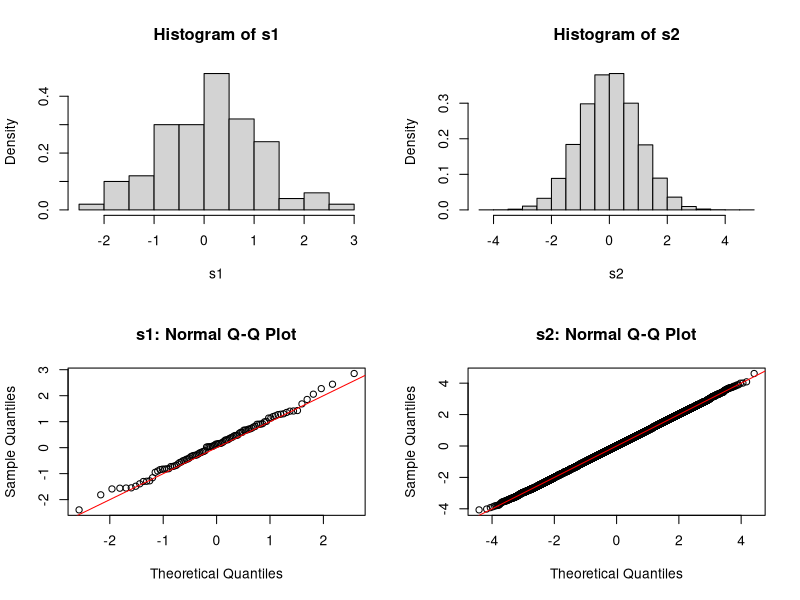
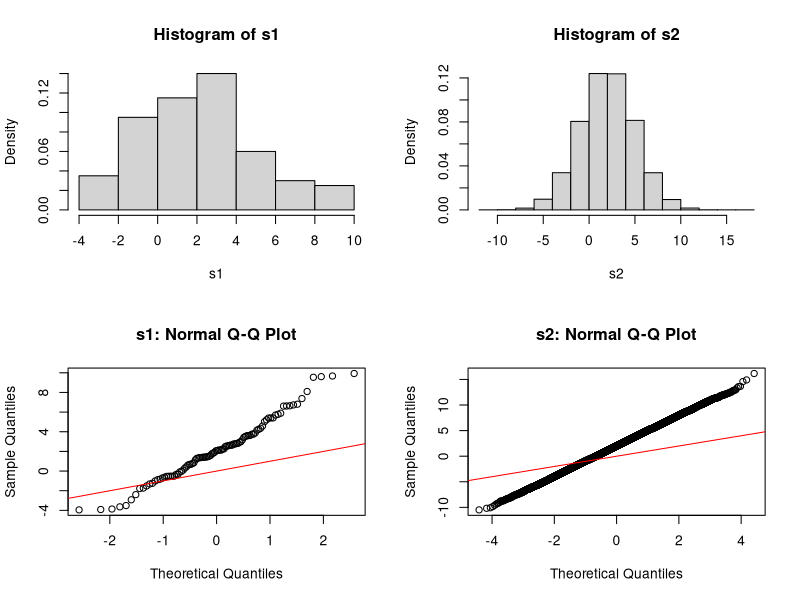
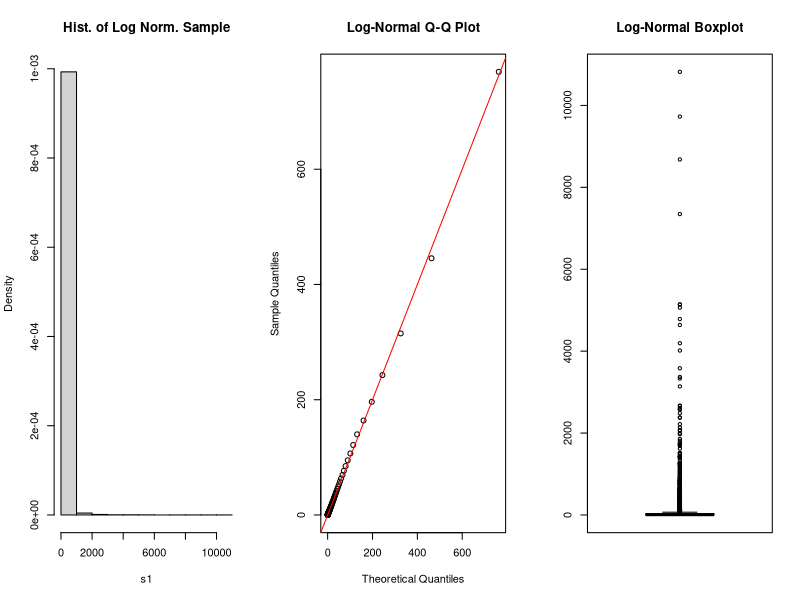
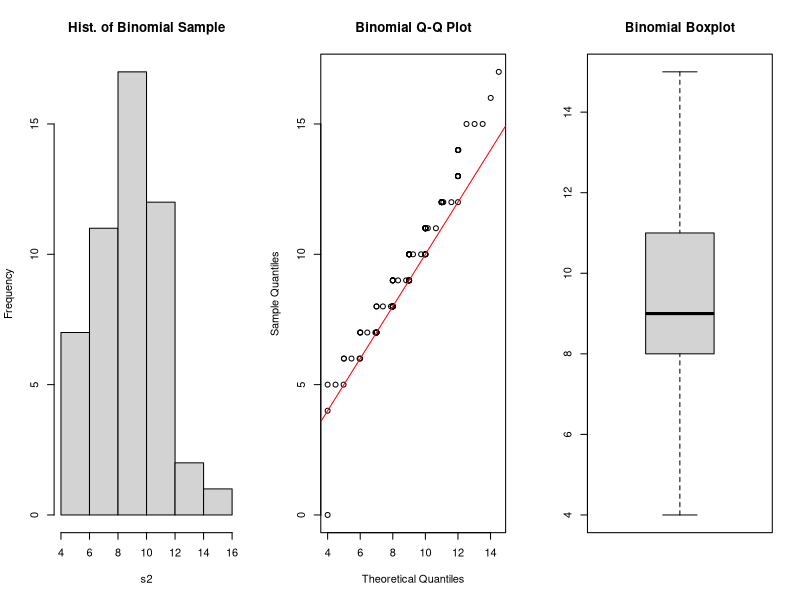
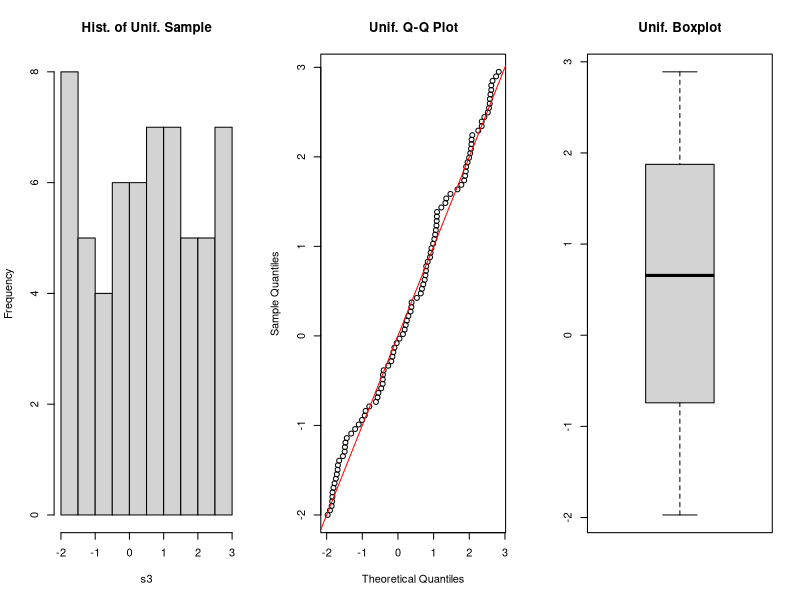
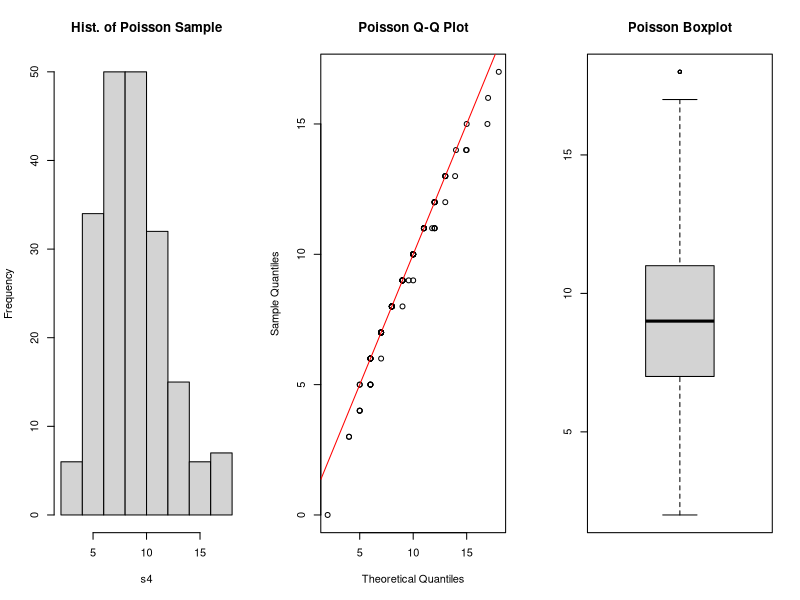
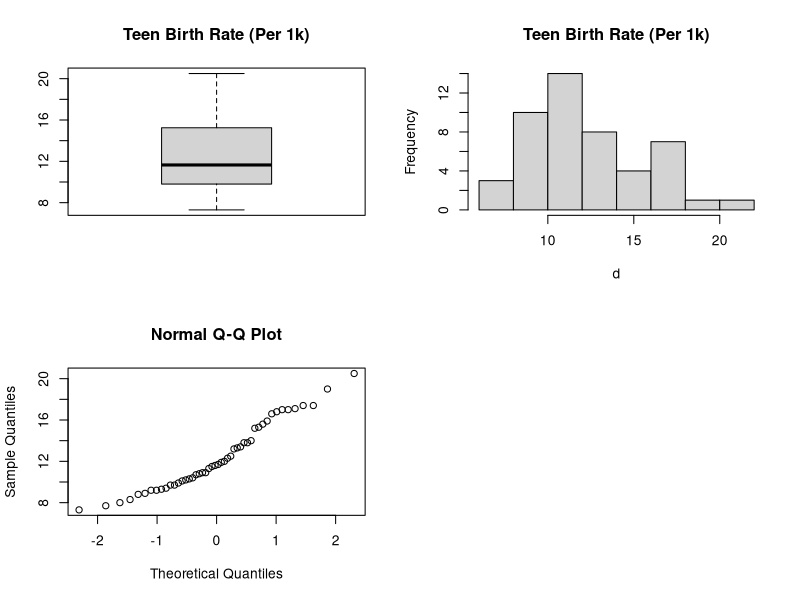
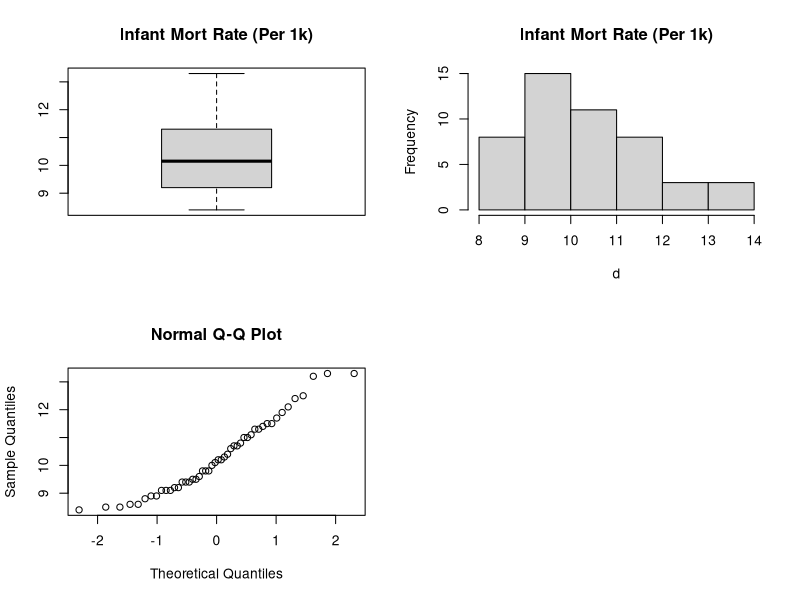

Reproduce these figures in R, in order.
## ---- chunk 1

part1 = function(mean=0, sd=1) {
  par(mfrow=c(2,2)) # tile graphs
  s1 = rnorm(100, mean=mean, sd=sd)
  s2 = rnorm(100000, mean=mean, sd=sd)
  
  # make histograms
  hist(s1, freq=F)
  hist(s2, freq=F)

  # make qqplots to verify samples appear to come from norm. dist.
   #dist = function(x, mean, sd) {
   #  return rnorm(x, mean=mean, sd=sd)
   #}
  
  # making qplot against std. norm. dist.
  qqnorm(s1, main="s1: Normal Q-Q Plot")
  abline(0, 1, col = 'red')
  qqnorm(s2, main="s2: Normal Q-Q Plot")
  abline(0, 1, col = 'red')
  
  prob1 = pnorm(-0.5)
  print(sprintf("prob (x < -0.5) = %.4f", prob1))
  
  prob2 = pnorm(2) - pnorm(-1)
  print(sprintf("prob (-1 < x < 2) = %.4f", prob2))
  
  # note that qnorm does the opposite:
  #  qnorm(pnorm(-0.5)) = -0.5
  
  # estimate these probabilities using data from samples:
  est1a = sum(s1 < -0.5) / length(s1)
  est1b = sum(s2 < -0.5) / length(s2)
  print(sprintf("estimate 1a: %.4f, estimate1b: %.4f", est1a, est1b))
  
  est2a = (sum(s1 < 2) - sum(s1 < -1)) / length(s1)
  est2b = (sum(s2 < 2) - sum(s2 < -1)) / length(s2)
  print(sprintf("estimate 2a: %.4f, estimate2b: %.4f", est2a, est2b))
}

part1()

# generate two samples from std. norm. dist.
## ---- chunk 2

part1(mean=2, sd=3)

qnorm(0.95, mean=2, sd=3)

# part e:
s1 = rnorm(1000)
s1 = -10 + 5 * s1
print(sprintf("mean = %.4f, stdev = %.4f", mean(s1),
sqrt(var(s1))))
## ---- chunk 3
# configure plot tiling:
par(mfrow=c(1,3))

######## log norm sample:
s1 = rlnorm(10000, meanlog=2, sdlog=2)
#hist(s1, freq=F, breaks=seq(0, max(s1), length=10), main="Hist. of Log Norm. Sample")
hist(s1, freq=F, main="Hist. of Log Norm. Sample")
## custom qplot:
# select quantiles
quants = seq(0,1,length=100)
quants = quants[1:length(quants)-1] # omit 1.0 as that gets a value of inf in dist.
ref_quants = qlnorm(quants, meanlog=2, sdlog=2) # theoretical values for each quantile 
act_quants = quantile(s1, quants) # actual values in sample
plot(act_quants, ref_quants, xlab="Theoretical Quantiles", ylab="Sample Quantiles")
abline(0, 1, col = 'red')
title(main="Log-Normal Q-Q Plot")
boxplot(s1)
title(main="Log-Normal Boxplot")


######## binomial dist:
# do 50 instances of sets of n=40 binomial trials
#   (getting the number of successes for each instance)
s2 = rbinom(50, 40, 0.25)
hist(s2, main="Hist. of Binomial Sample")

ref_quants = qbinom(quants, 40, 0.25)
act_quants = quantile(s2, quants)
plot(act_quants, ref_quants, xlab="Theoretical Quantiles", ylab="Sample Quantiles")
abline(0, 1, col = 'red')
title(main="Binomial Q-Q Plot")
boxplot(s2); title(main="Binomial Boxplot")


######## uniform dist:
s3 = runif(60, min=-2, max=3)
hist(s3, main="Hist. of Unif. Sample")

ref_quants = qunif(quants, min=-2, max=3)
act_quants = quantile(s3, quants)
plot(act_quants, ref_quants, xlab="Theoretical Quantiles", ylab="Sample Quantiles")
abline(0, 1, col = 'red')
title(main="Unif. Q-Q Plot")
boxplot(s3); title(main="Unif. Boxplot")


######## poisson dist:
s4 = rpois(200, 9)
hist(s4, main="Hist. of Poisson Sample")

ref_quants = qpois(quants, 9)
act_quants = quantile(s4, quants)
plot(act_quants, ref_quants, xlab="Theoretical Quantiles", ylab="Sample Quantiles")
abline(0, 1, col = 'red')
title(main="Poisson Q-Q Plot")
boxplot(s4); title(main="Poisson Boxplot")
## ---- chunk 4

data = read.table("mortality.txt", header=T)
#data

describe = function(d, title) {
  writeLines(sprintf("\n%s:", title))
  par(mfrow=c(2,2)) # tile graphs
  boxplot(d); title(main=title)
  hist(d, main=title)
  qqnorm(d)
  print(summary(d))
  print(sprintf("sd=%.4f", sd(d)))
}

teenTitle = "Teen Birth Rate (Per 1k)"
describe(data$teen, teenTitle)
mortTitle = "Infant Mort Rate (Per 1k)"
describe(data$mort, mortTitle)

par(mfrow=c(2,2))
plot(data$teen, data$mort, xlab=teenTitle, ylab=mortTitle, main="Comparison")

# plot line of best fit (linear model)
abline(lm(data$mort ~ data$teen))
corCoef = cor(data$mort, data$teen)
print(sprintf("correlation coefiicient =%.4f", corCoef))

## ---- chunk 5

part4 = function(m, n, mu, nu, sd) {
  par(mfrow=c(1, 3))
  x = rnorm(n, mu, sd)
  y = rnorm(n, nu, sd)
  hist(x, main="Histogram of x (single trial)")
  hist(y, main="Histogram of y (single trial)")
  #t.test()
  # do 2 sample t test (and treat the variances as equal)
  #res = t.test(x, y, var.equal=T)
  #print(sprintf("single t-test result has p-value %.4f", res[[3]]))
  
  
  # estimate power of t-test:
  B = 10000
  p = numeric(B)
  for (b in 1:B) {
    x = rnorm(n, mu, sd)
    y = rnorm(n, nu, sd)
    res = t.test(x, y, var.equal=T, alternative="two.sided")
    p[b] = res[[3]]
  }
  power = mean(p < 0.05) # ratio of p-values < 0.05
  # calculate true power:
  truePower = power.t.test(n=n, sd=sd, delta=abs(mu-nu), type="two.sample", alternative="two.sided")
  # TODO: why is the "true" power off by a factor of 2?
  print(sprintf("estimated power = %.4f (using %d trials) , true power = %.4f", power, B, truePower$power))
  print(truePower)
 #browser() # breakpoint
  
  #par(mfrow=c(1, 1))
  hist(p, freq=F, main=sprintf("Dist. of P-Values (%d trials)", B))
}

part4(30, 30, 180, 180, 10)
part4(30, 30, 180, 175, 6)

